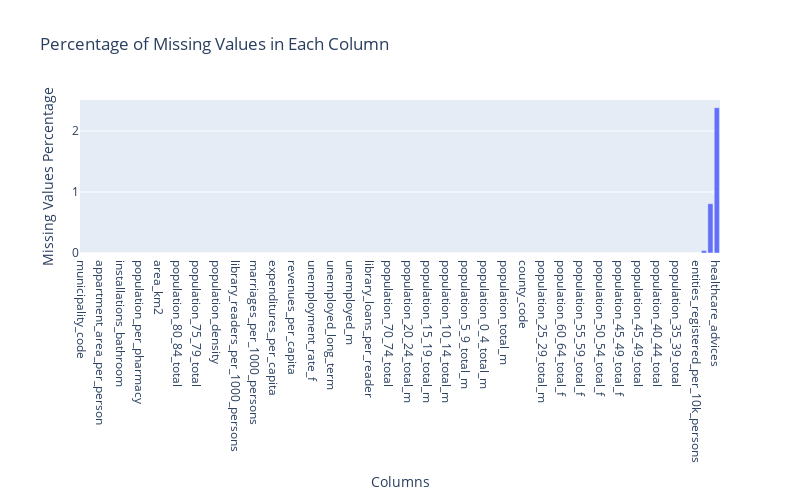

The notebook cell saved with this chart:
### Code cell
import plotly.express as px

# Creating a bar plot using Plotly Express
null_percent = null_percent.sort_values(ascending=True)
fig = px.bar(
    x=null_percent.index,
    y=null_percent.values,
    labels={"x": "Columns", "y": "Missing Values Percentage"},
    title="Percentage of Missing Values in Each Column",
)
fig.update_layout(width=800, height=500)
fig.show()

### Figure 1 — Plotly figure (JSON) as saved in the notebook; plotly's stock layout.template omitted (floating-point values rounded to 4 significant figures)
{"data": [{"alignmentgroup": "True", "hovertemplate": "Columns=%{x}<br>Missing Values Percentage=%{y}<extra></extra>", "legendgroup": "", "marker": {"color": "#636efa", "pattern": {"shape": ""}}, "name": "", "offsetgroup": "", "orientation": "v", "showlegend": false, "textposition": "auto", "type": "bar", "x": ["municipality_code", "persons_per_appartment", "appartments_per_1000_persons", "appartment_area_per_person", "installations_network_gas", "installations_central_heating", "installations_bathroom", "installations_toilet", "installations_watersupply", "population_per_pharmacy", "persons_per_room", "urbanization_rate", "area_km2", "population_80_84_total_f", "population_80_84_total_m", "population_80_84_total", "population_75_79_total_f", "population_75_79_total_m", "population_75_79_total", "population_70_74_total_f", "population_70_74_total_m", "population_density", "persons_per_library", "library_books_per_1000_persons", "library_readers_per_1000_persons", "net_migrations_per_1000_persons", "birthrate_per_1000_persons", "marriages_per_1000_persons", "net_scholarization", "investment_expenditures_per_capita", "expenditures_per_capita", "revenues_per_capita_CIT", "revenues_per_capita_PIT", "revenues_per_capita", "bicycle_paths_per_10k_persons", "bicycle_paths_per_100km2", "unemployment_rate_f", "unemployment_rate_m", "unemployment_rate", "unemployed_long_term", "unemployed_over_50", "unemployed_up_to_25", "unemployed_m", "unemployed_f", "unemployed_total", "library_loans_per_reader", "persons_running_business", "population_65_69_total_f", "population_70_74_total", "population_65_69_total", "population_20_24_total_f", "population_20_24_total_m", "population_20_24_total", "population_15_19_total_f", "population_15_19_total_m", "population_15_19_total", "population_10_14_total_f", "population_10_14_total_m", "population_10_14_total", "population_5_9_total_f", "population_5_9_total_m", "population_5_9_total", "population_0_4_total_f", "population_0_4_total_m", "population_0_4_total", "population_total_f", "population_total_m", "population_total", "percent_vaccinated", "county_code", "municipality_name", "population_65_69_total_m", "population_25_29_total_m", "population_25_29_total", "population_30_34_total", "population_60_64_total_f", "population_60_64_total_m", "population_60_64_total", "population_55_59_total_f", "population_55_59_total_m", "population_55_59_total", "population_50_54_total_f", "population_50_54_total_m", "population_50_54_total", "population_45_49_total_f", "population_25_29_total_f", "population_45_49_total_m", "population_45_49_total", "population_40_44_total_f", "population_40_44_total_m", "population_40_44_total", "population_35_39_total_f", "population_35_39_total_m", "population_35_39_total", "population_30_34_total_f", "population_30_34_total_m", "entities_registered_per_10k_persons", "children_3_5_in_kindergartens", "forests_area", "healthcare_advices"], "xaxis": "x", "y": [0, 0, 0, 0, 0, 0, 0, 0, 0, 0, 0, 0, 0, 0, 0, 0, 0, 0, 0, 0, 0, 0, 0, 0, 0, 0, 0, 0, 0, 0, 0, 0, 0, 0, 0, 0, 0, 0, 0, 0, 0, 0, 0, 0, 0, 0, 0, 0, 0, 0, 0, 0, 0, 0, 0, 0, 0, 0, 0, 0, 0, 0, 0, 0, 0, 0, 0, 0, 0, 0, 0, 0, 0, 0, 0, 0, 0, 0, 0, 0, 0, 0, 0, 0, 0, 0, 0, 0, 0, 0, 0, 0, 0, 0, 0, 0, 0, 0.04037, 0.8074, 2.382], "yaxis": "y"}], "layout": {"barmode": "relative", "height": 500, "legend": {"tracegroupgap": 0}, "title": {"text": "Percentage of Missing Values in Each Column"}, "width": 800, "xaxis": {"anchor": "y", "domain": [0, 1], "title": {"text": "Columns"}}, "yaxis": {"anchor": "x", "domain": [0, 1], "title": {"text": "Missing Values Percentage"}}}}
